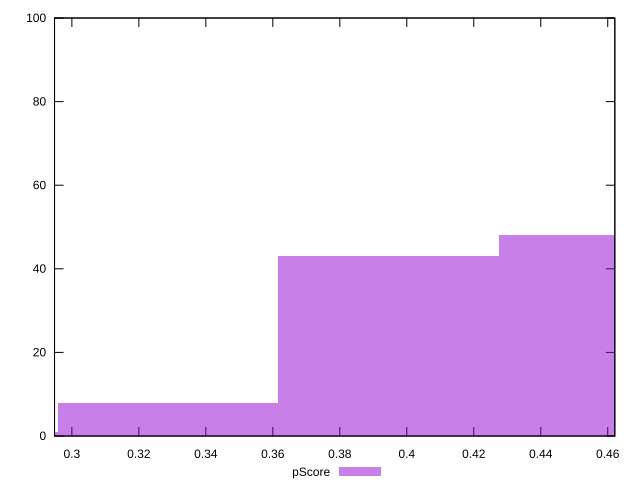

This chart was generated by the following gnuplot code:
reset

$pScore <<EOF
0.32880524344209117 8
0.39456629213050937 43
0.46032734081892757 48
0.2630441947536729 1
EOF

set key outside below
set boxwidth 0.06576104868841823
set xrange [0.2948235294117647:0.4621176470588235]
set yrange [0:100]
set trange [0:100]
set style fill transparent solid 0.5 noborder
set terminal svg size 640, 490 enhanced background rgb 'white'
set output "report_00014_2021-02-09T15:56:05.503Z/render-blocking-resources/samples/pages+cached/pScore/histogram.svg"

plot $pScore title "pScore" with boxes

reset
